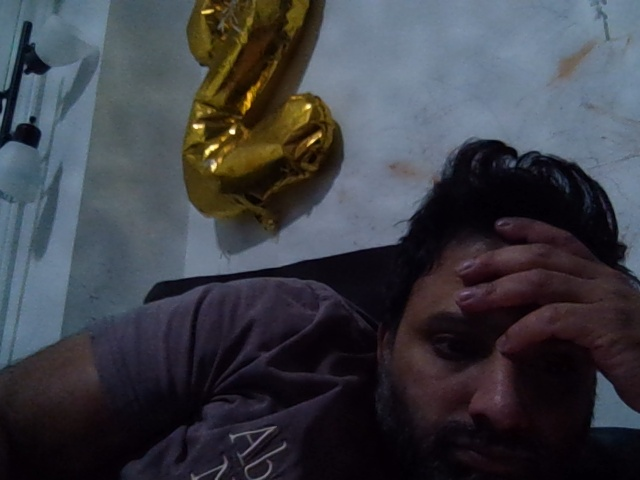
#> input picture datasets/test_images/test_0.jpg, 640 x 480 px; its folder holds only this picture in this run
$ python arctic_augment.py
#> lines starting #> are read from the running program, lines starting #| are printed output that depends on the picture
import os
import random
from pathlib import Path
import numpy as np
from PIL import Image, ImageEnhance, ImageFilter
from skimage.util import random_noise

def add_fog(img, density=0.5):
    """Add fog overlay using alpha blending"""
    arr = np.array(img).astype(float)

    # Create fog layer (white/gray noise)
    fog = np.ones_like(arr) * 255
    fog_noise = random_noise(fog / 255.0, mode='gaussian', var=0.01) * 255

    # Blend with original image
    fogged = arr * (1 - density) + fog_noise * density
    return Image.fromarray(fogged.astype(np.uint8))

def add_snow(img, intensity=0.3):
    """Add snow particles (white specks)"""
    arr = np.array(img)

    # Random snow particle mask
    snow_mask = np.random.random(arr.shape[:2]) < (intensity * 0.02)

    # Add white pixels where snow mask is True
    for i in range(3):  # RGB channels
        arr[:, :, i] = np.where(snow_mask, 255, arr[:, :, i])

    return Image.fromarray(arr)

def adjust_temperature(img, kelvin=6500):
    """Apply cold blue color temperature"""
    # Kelvin 5500-7500 = cold/blue tint
    factor = (kelvin - 5500) / 2000.0  # normalize to [0, 1]

    arr = np.array(img).astype(float)

    # Increase blue, decrease red for cold look
    arr[:, :, 0] *= (1 - factor * 0.2)  # R
    arr[:, :, 2] *= (1 + factor * 0.3)  # B

    return Image.fromarray(np.clip(arr, 0, 255).astype(np.uint8))

def reduce_contrast(img, factor=0.6):
    """Reduce contrast (whiteout effect)"""
    enhancer = ImageEnhance.Contrast(img)
    return enhancer.enhance(factor)

def apply_low_light(img, gain=0.3):
    """Simulate polar night (low light)"""
    enhancer = ImageEnhance.Brightness(img)
    return enhancer.enhance(gain)

def arctic_augment(img_path, output_path, preset='moderate'):
    """
    Apply Arctic augmentation to single image

    Presets:
    - light: Mild fog, minimal snow
    - moderate: Medium fog + snow
    - heavy: Dense fog, heavy snow, whiteout
    - polar_night: Low light + fog
    """
    img = Image.open(img_path).convert('RGB')

    if preset == 'light':
        img = add_fog(img, density=random.uniform(0.2, 0.4))
        img = add_snow(img, intensity=random.uniform(0.1, 0.2))
        img = adjust_temperature(img, kelvin=random.uniform(6000, 6500))

    elif preset == 'moderate':
        img = add_fog(img, density=random.uniform(0.4, 0.6))
        img = add_snow(img, intensity=random.uniform(0.3, 0.5))
        img = adjust_temperature(img, kelvin=random.uniform(6200, 7000))
        img = reduce_contrast(img, factor=random.uniform(0.6, 0.8))

    elif preset == 'heavy':
        img = add_fog(img, density=random.uniform(0.6, 0.8))
        img = add_snow(img, intensity=random.uniform(0.5, 0.7))
        img = adjust_temperature(img, kelvin=random.uniform(6500, 7500))
        img = reduce_contrast(img, factor=random.uniform(0.4, 0.6))

    elif preset == 'polar_night':
        img = apply_low_light(img, gain=random.uniform(0.2, 0.4))
        img = add_fog(img, density=random.uniform(0.3, 0.5))
        img = adjust_temperature(img, kelvin=random.uniform(7000, 8000))

    img.save(output_path)
    print(f"Saved: {output_path}")

def batch_augment(input_dir, output_dir, versions_per_image=3):
    """
    Augment all images in directory

    Args:
        input_dir: Source images folder
        output_dir: Where to save augmented images
        versions_per_image: How many augmented versions per source image
    """
    input_path = Path(input_dir)
    output_path = Path(output_dir)
    output_path.mkdir(parents=True, exist_ok=True)

    presets = ['light', 'moderate', 'heavy', 'polar_night']

    image_files = list(input_path.glob('*.jpg')) + list(input_path.glob('*.png'))

    if not image_files:
        print(f"No images found in {input_dir}")
        return

    print(f"Found {len(image_files)} images")
    print(f"Generating {versions_per_image} augmented versions each...")

    for img_file in image_files:
        for i in range(versions_per_image):
            preset = random.choice(presets)
            out_name = f"{img_file.stem}_arctic_{preset}_{i}{img_file.suffix}"
            out_path = output_path / out_name

            try:
                arctic_augment(str(img_file), str(out_path), preset=preset)
#> in arctic_augment, img is the input picture: PIL image 640x480 RGB; mean R, G, B 60.6, 62, 69
#> in apply_low_light, `return enhancer.enhance(gain)`:
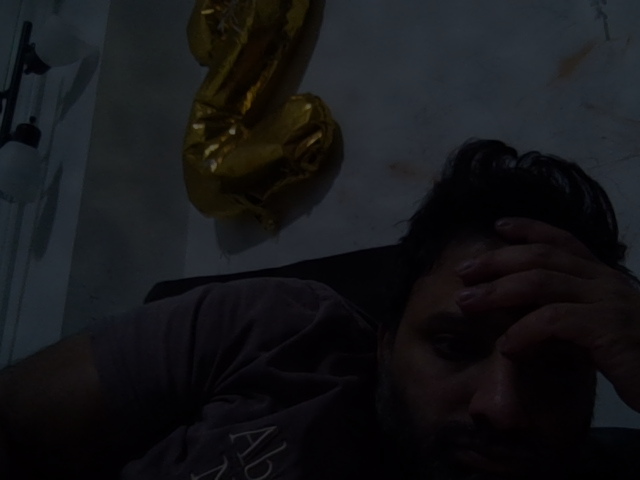
#> returned value: PIL image 640x480 RGB; mean R, G, B 20.8, 21.3, 23.8
#> in add_fog, `fogged = arr * (1 - density) + fog_noise * density`:
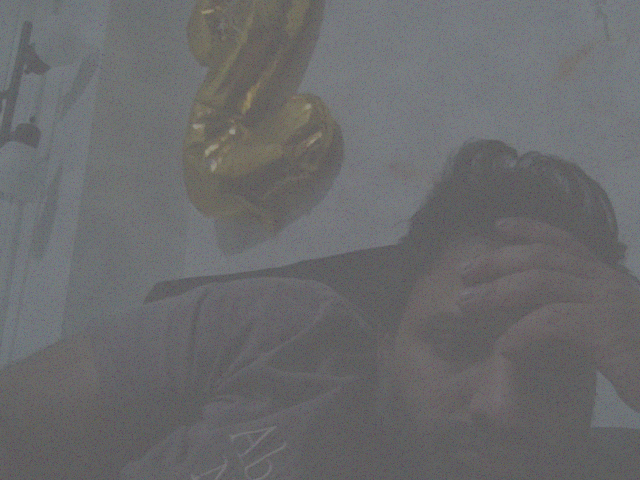
#> fogged: shape (480, 640, 3) float64; mean R, G, B 106.8, 107.2, 108.7
#> in adjust_temperature, `arr[:, :, 0] *= (1 - factor * 0.2)`:
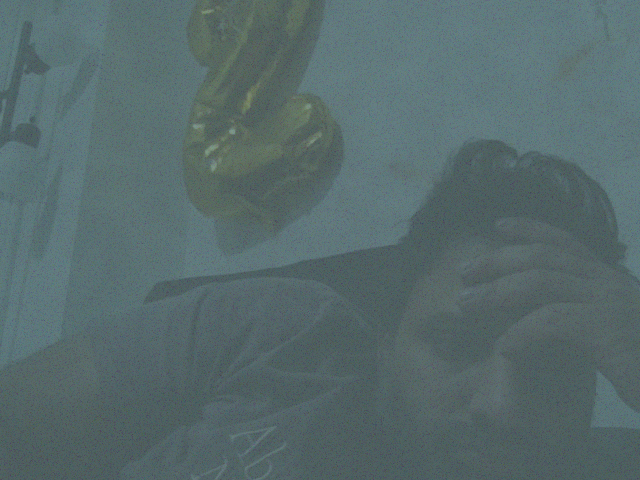
#> arr: shape (480, 640, 3) float64; mean R, G, B 87.6, 106.6, 108.2
#> in adjust_temperature, `arr[:, :, 2] *= (1 + factor * 0.3)`:
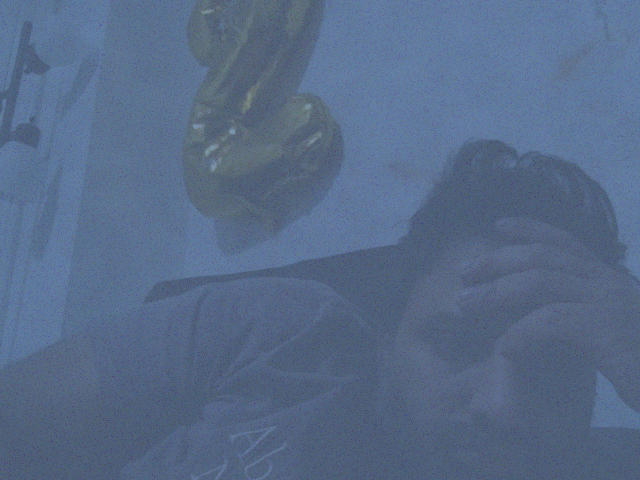
#> arr: shape (480, 640, 3) float64; mean R, G, B 87.6, 106.6, 136.7
            except Exception as e:
                print(f"Error processing {img_file}: {e}")

    print(f"\nDone! Augmented images saved to: {output_dir}")

if __name__ == "__main__":
    # Example usage
    batch_augment(
        input_dir="datasets/test_images",
        output_dir="datasets/arctic_augmented",
        versions_per_image=4  # 4 versions per image (light, moderate, heavy, polar_night)
    )
